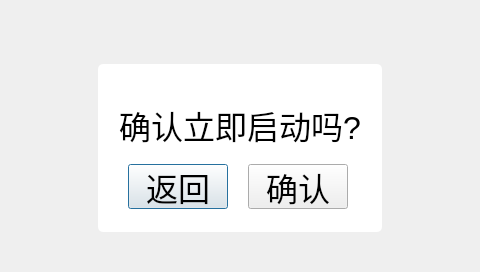
<?xml version="1.0" encoding="UTF-8"?>
<ui version="4.0">
 <class>ConfirmMission_Dialog</class>
 <widget class="QDialog" name="ConfirmMission_Dialog">
  <property name="geometry">
   <rect>
    <x>0</x>
    <y>0</y>
    <width>480</width>
    <height>272</height>
   </rect>
  </property>
  <property name="windowTitle">
   <string>Dialog</string>
  </property>
  <widget class="QLabel" name="label">
   <property name="geometry">
    <rect>
     <x>98</x>
     <y>64</y>
     <width>284</width>
     <height>168</height>
    </rect>
   </property>
   <property name="font">
    <font>
     <pointsize>24</pointsize>
    </font>
   </property>
   <property name="styleSheet">
    <string notr="true">background-color: rgb(255, 255, 255);
border-radius:5px;</string>
   </property>
   <property name="text">
    <string>
确认立即启动吗?</string>
   </property>
   <property name="alignment">
    <set>Qt::AlignHCenter|Qt::AlignTop</set>
   </property>
  </widget>
  <widget class="QPushButton" name="ReturnButton">
   <property name="geometry">
    <rect>
     <x>128</x>
     <y>164</y>
     <width>100</width>
     <height>45</height>
    </rect>
   </property>
   <property name="font">
    <font>
     <pointsize>24</pointsize>
     <kerning>true</kerning>
    </font>
   </property>
   <property name="layoutDirection">
    <enum>Qt::LeftToRight</enum>
   </property>
   <property name="styleSheet">
    <string notr="true">border-color: rgb(0, 150, 152);</string>
   </property>
   <property name="text">
    <string>返回</string>
   </property>
  </widget>
  <widget class="QPushButton" name="OK_Button">
   <property name="geometry">
    <rect>
     <x>248</x>
     <y>164</y>
     <width>100</width>
     <height>45</height>
    </rect>
   </property>
   <property name="font">
    <font>
     <pointsize>24</pointsize>
     <kerning>true</kerning>
    </font>
   </property>
   <property name="layoutDirection">
    <enum>Qt::LeftToRight</enum>
   </property>
   <property name="styleSheet">
    <string notr="true">background-image: url(:/new/picture/mission_interface/Rectangle 252.png);
border-color: rgb(0, 150, 152);</string>
   </property>
   <property name="text">
    <string>确认</string>
   </property>
  </widget>
  <zorder>label</zorder>
  <zorder>OK_Button</zorder>
  <zorder>ReturnButton</zorder>
 </widget>
 <resources/>
 <connections/>
</ui>
